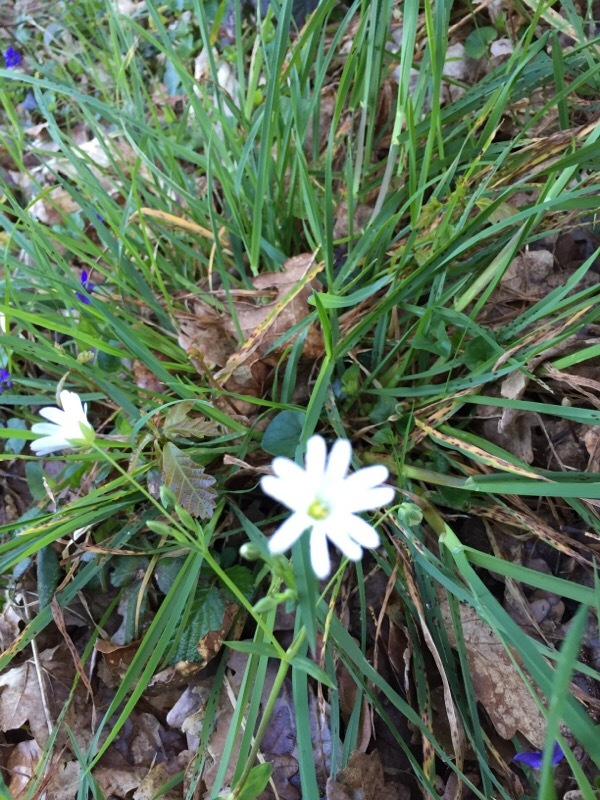
#> input picture ps4/img/1.jpg, 600 x 800 px; its folder holds only this picture in this run
$ jupyter execute --allow-errors 4q3.ipynb   (shell and % lines are left out)
#> lines starting #> are read from the running program, lines starting #| are printed output that depends on the picture
#> `img_obj = Image.open(os.path.join(img_folder, f"{n}.jpg")).resize((518..`:
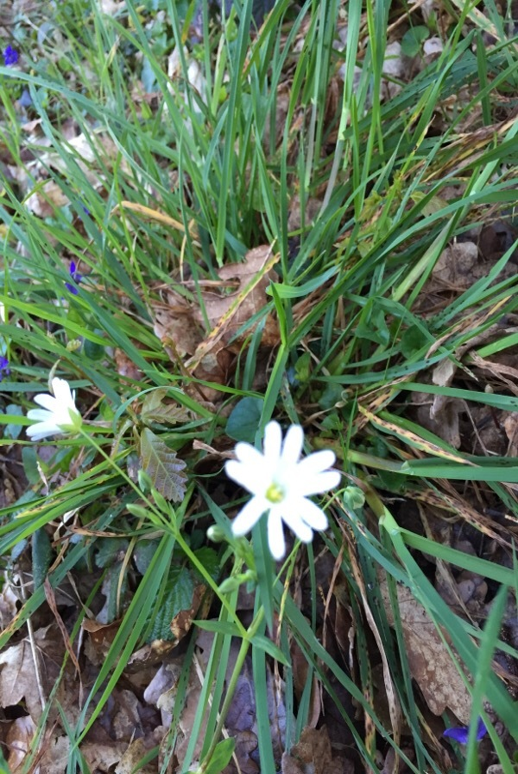
#> img_obj: PIL image 518x774 RGB; mean R, G, B 93, 112.3, 89.2
#> `img_obj = img_obj.convert('L')`:
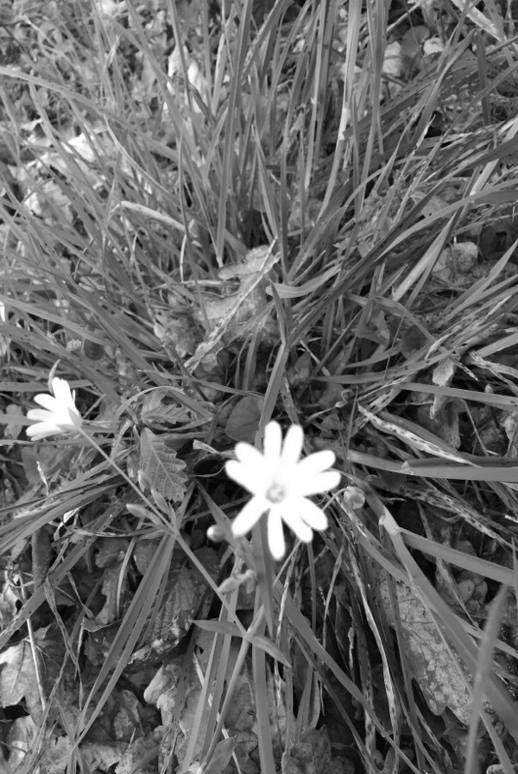
#> img_obj: PIL image 518x774 L; min 0, max 255, mean 103.9
#> after the loop `for j in range(int(height / patch_size)):`:
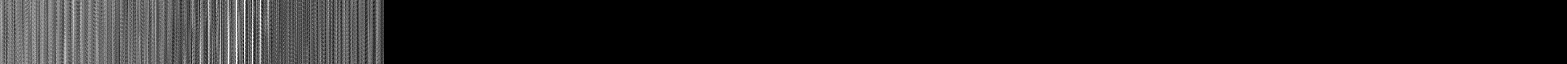
#> X: shape (256, 6268) float64 (shown at 1/4 size); min 0, max 255, mean 25.5
#> after the loop `for j in range(int(height / patch_size)):`: idx = 1536
#| Image 1 - width: 518, height: 774, index: 1536
#> `img = Image.open(os.path.join(img_folder, f"{n}.jpg")).convert('L')`:
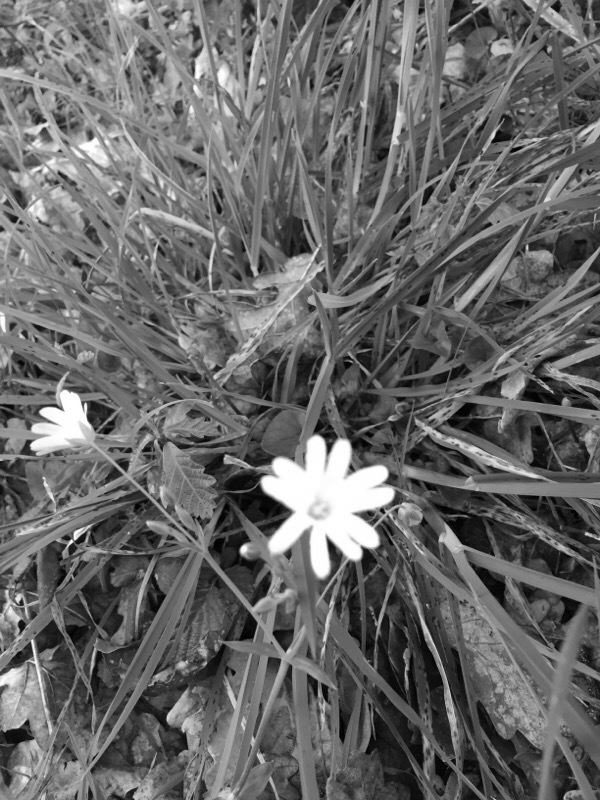
#> img: PIL image 600x800 L; min 0, max 255, mean 103.9
# Problem sheet 4 - Q3: PCA and ICA

1. [Data preparation](#1)
2. [PCA](#2)
3. [ICA](#3)
4. [Next steps](#4)

A common issue in computer vision is that the dimension of the ambient space (i.e. $\text{height}\ast\text{width}\ast\text{channels}$) grows quadratically in terms of the sidelengths. So even for small, say, 224x224 black and white pictures we end up with a massive 50176 different dimensions. If all of the features were independent, this would lead to extremely complicated models. For most image datasets this is luckily not the case and we can apply various *dimensionality reduction* techniques. In this exercise we implement two of these: *principal component analysis* (PCA) and *independent component analysis* (ICA).

Both of these methods work to extract features from the original data that they deem important, but the underlying ideas are fairly different. In PCA we construct vectors in the ambient space which we hope capture the highest amount of variance of the original sample distribution if we were to project our data onto them. Consider the following dataset along with the two vectors $\mathbf{v}_{1}$ and $\mathbf{v}_{2}$.

On the right you can see how the data would look if we were to project it onto $\mathbf{v}_{1}$ or $\mathbf{v}_{2}$, respectively. Clearly the projection to $\mathbf{v}_{1}$ captures the distribution of the original data better. So how do we find such good directions? It seems we should first pick a basis for our ambient space, project the data to each of the basis vectors and then pick the directions where the projection retains the highest amount of variance. Not all bases are equal, though. For example, in the above example if we had instead used the standard basis $\{\mathbf{i}, \mathbf{j}\}$ then this would result in two correlated features which would both capture less of the variance than when we projected to $\mathbf{v}_{1}$. More precisely, what we want need is to find a unit vector (direction) $\mathbf{\hat{u}}$ that maximises
$$\sum_{i}\bigl(x^{(i)}\cdotp\mathbf{\hat{u}}\bigr)^{2}.$$
It is possible to show that such vectors are precisely the eigenvectors of the empirical covariance matrix $XX^{T}$ (assuming we have normalised the mean to be zero).

In ICA we make stronger assumptions about the data. First of all, we assume that the data is generated by a linear combination of samples from some independent latent variables (we'll call these *sources*), that is, each $x$ satisfies $x=As$, where the components $s_{i}$ of $s$ are the sources, which are iid according to some prior distribution that we have to pick ourselves, and $A$ is the *mixing matrix*, which describes how the sources are combined. The ICA algorithm then provides us with the *unmixing matrix* $W$ such that for each sample point we have $s^{(i)}=Wx^{(i)}$. For simplicity we assume that $A$ is a square matrix. In image processing this means that we expect that all of our pictures are composed by overlaying some specific set of independent fundamental features (e.g. various lines or blobs) on top of each other.

There are several limitations to ICA. It cannot tell us the relative importance of the sources since $[A_{1}\ldots\lambda^{-1}A_{i}\ldots A_{d}](s_{1},\ldots,\lambda s_{i},\ldots, s_{d})^{T}=As$, where $A_{i}$ is the *i*-th column of $A$. Moreover ICA does not work if the $s_{i}$ are Gaussian. This is because then the $x^{(i)}$ would be linear combinations of independent Gaussians which is also Gaussian and so the resulting vector is multivariate Gaussian which is invariant under the orthogonal group $\mathrm{O}(d)$ when properly normalised. However, when ICA is applicable then it tends to yield much better (and more interesting) solutions than PCA.

In this exercise we implement the following version of ICA to find the matrix $W$: first assume that the cdf of each $s_{i}$ is given by the sigmoid function $g$ so that $p_{s}(s_{j})=g'(s_{j})$. It follows from our assumptions that the joint pdf of $s$ is then given by $p(s)=\prod p_{s}(s_{j})$. We can then obtain the distribution of $x$ by transforming $p$ with $W$ giving $p_{x}(x)=p(Wx)\cdot\det W=\prod p_{s}(Wx)\cdot\det W$. Now we just need to maximise the (log) likelihood of $W$ given our training set, that is we want to maximise
$$\ell(W)=\sum_{i}\log p_{x}(x^{(i)}).$$
We will do this with mini-batch gradient descent.

## 1. Data preparation<a id="1"></a>

For this exercise we will work with a couple of pictures of plants from the [PlantCLEF 2017](https://www.imageclef.org/lifeclef/2017/plant) dataset.

[cell 1]
from math import ceil
import numpy as np
import pandas as pd
import matplotlib.pyplot as plt
import os
from scipy.linalg import fractional_matrix_power
from scipy.special import expit

from PIL import Image

We split each image into patches of size $16\times16$ and collect them all in the design matrix $X$, where each *column* corresponds to one patch (contrary to our usual convention). Then $X$ has to be preprocessed in the appropriate way for both algorithms. For PCA we simply define
$$X_{\text{pca}}:=\frac{X-\mu}{\sigma},$$
where $\mu$ is the mean and $\sigma$ the standard deviation of each pixel in our data (i.e. across the $16\times16$ patches).

For ICA, however, the process is more complicated. We follow the procedure of [Bell and Sejnowski](https://www.sciencedirect.com/science/article/pii/S0042698997001211) (1997). First they construct the "local whitening filter" (i.e. the solution of $s=Wx$ assuming that $W$ is symmetric and that the covariance matrix of $s$ is the identity matrix) $W_{Z}$ as (see equation (8)):
$$W_{Z} = (m^{-1}XX^{T})^{-1/2},$$
where $m$ is the number of patches. Then, set (see (18)):
$$X_{\text{ica}}:=2 W_{Z}(X-\mu),$$
where the vector $\mu$ is again the mean of each pixel in the patches.

[cell 2]
img_folder = 'img'

patch_size = 16

X = np.zeros((patch_size ** 2, 4 * ceil(518 * 774 / patch_size ** 2)))  # roughly the expected size for 4 images

idx = 0

#> (the rest of this cell did not finish here and is left out)

Below you can see the pictures that we chose.

[cell 3]
fig, ax = plt.subplots(1,4,figsize=(12,8))
fig.set_tight_layout(True)
fig.tight_layout(pad=1)
n = 1
#> (the rest of this cell did not finish here and is left out)
